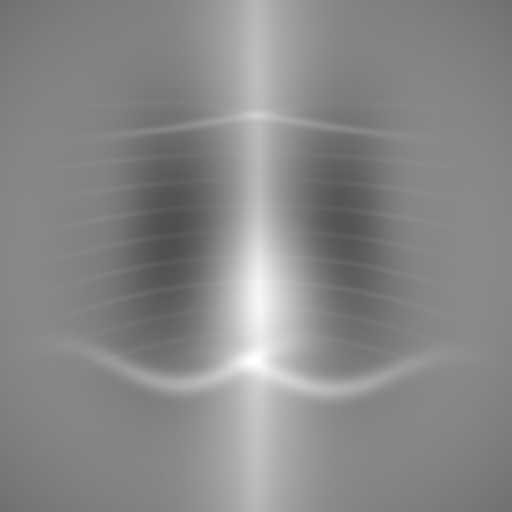
#> input picture ai_agent_adds/imaging_intelligence_agent/data/sample_images/fullres/fullres_cxr_synth_000.png, 1024 x 1024 px, found by its file name (shown at 1/2 size); the run also reads 2 pictures not shown here
$ python generate_annotated_images.py
#> lines starting #> are read from the running program, lines starting #| are printed output that depends on the picture
#!/usr/bin/env python3
"""
Generate AI-annotated versions of medical images for demo purposes.

Creates realistic radiology AI detection overlays including bounding boxes,
heatmap overlays, measurement lines, severity badges, and diagnostic labels.
"""

import os
import math
from PIL import Image, ImageDraw, ImageFont, ImageFilter

# ---------------------------------------------------------------------------
# Paths
# ---------------------------------------------------------------------------
BASE_DIR = os.path.dirname(os.path.dirname(os.path.abspath(__file__)))
SRC_DIR = os.path.join(BASE_DIR, "data", "sample_images")
FULLRES_DIR = os.path.join(SRC_DIR, "fullres")
OUT_DIR = os.path.join(SRC_DIR, "annotated")

# ---------------------------------------------------------------------------
# Colour palette
# ---------------------------------------------------------------------------
NVIDIA_GREEN = (118, 185, 0)
RED = (255, 51, 51)
ORANGE = (255, 140, 0)
CYAN = (0, 212, 255)
WHITE = (255, 255, 255)
BLACK = (0, 0, 0)
DARK_SHADOW = (0, 0, 0, 180)

# ---------------------------------------------------------------------------
# Font helpers
# ---------------------------------------------------------------------------
FONT_PATHS = [
    "/usr/share/fonts/truetype/dejavu/DejaVuSans-Bold.ttf",
    "/usr/share/fonts/truetype/liberation/LiberationSans-Bold.ttf",
    "/usr/share/fonts/truetype/dejavu/DejaVuSans.ttf",
    "/usr/share/fonts/truetype/liberation/LiberationSans-Regular.ttf",
]

_font_cache: dict = {}


def _find_system_font() -> str | None:
    for p in FONT_PATHS:
        if os.path.isfile(p):
            return p
    return None


def get_font(size: int) -> ImageFont.FreeTypeFont | ImageFont.ImageFont:
    if size in _font_cache:
        return _font_cache[size]
    path = _find_system_font()
    if path:
        font = ImageFont.truetype(path, size)
    else:
        font = ImageFont.load_default()
    _font_cache[size] = font
    return font


# ---------------------------------------------------------------------------
# Drawing helpers
# ---------------------------------------------------------------------------

def draw_text_with_shadow(draw: ImageDraw.ImageDraw, xy, text: str, font,
                          fill=WHITE, shadow_fill=BLACK, offset=2):
    """Draw text with a dark shadow for readability on grayscale backgrounds."""
    x, y = xy
    # Draw shadow in 4 directions for thickness
    for dx, dy in [(-offset, -offset), (offset, -offset),
                   (-offset, offset), (offset, offset),
                   (0, offset), (0, -offset), (offset, 0), (-offset, 0)]:
        draw.text((x + dx, y + dy), text, font=font, fill=shadow_fill)
    draw.text((x, y), text, font=font, fill=fill)


def draw_badge(draw: ImageDraw.ImageDraw, xy, text: str, bg_color, font,
               text_color=WHITE, padding=8):
    """Draw a rounded-rectangle badge with text."""
    x, y = xy
    bbox = font.getbbox(text)
    tw, th = bbox[2] - bbox[0], bbox[3] - bbox[1]
    rx0, ry0 = x, y
    rx1 = x + tw + padding * 2
    ry1 = y + th + padding * 2
    draw.rounded_rectangle([rx0, ry0, rx1, ry1], radius=6, fill=bg_color + (220,))
    draw.text((x + padding, y + padding - bbox[1]), text, font=font, fill=text_color)
    return rx1, ry1


def draw_ai_badge(draw: ImageDraw.ImageDraw, img_w: int):
    """Draw small 'AI' badge in NVIDIA green at top-right."""
    font = get_font(20)
    text = "AI"
    bbox = font.getbbox(text)
    tw, th = bbox[2] - bbox[0], bbox[3] - bbox[1]
    pad = 6
    x = img_w - tw - pad * 2 - 10
    y = 10
    draw.rounded_rectangle([x, y, x + tw + pad * 2, y + th + pad * 2],
                           radius=4, fill=NVIDIA_GREEN + (230,))
    draw.text((x + pad, y + pad - bbox[1]), text, font=font, fill=WHITE)


def add_green_border(img: Image.Image, width: int = 2) -> Image.Image:
    """Add a thin NVIDIA green border around the image."""
    draw = ImageDraw.Draw(img)
    w, h = img.size
    for i in range(width):
        draw.rectangle([i, i, w - 1 - i, h - 1 - i], outline=NVIDIA_GREEN + (255,))
    return img


def load_source(path: str, target_size: int | None = None) -> Image.Image:
    """Load a grayscale source image and convert to RGBA."""
    img = Image.open(path).convert("RGBA")
    if target_size and img.size[0] != target_size:
        img = img.resize((target_size, target_size), Image.LANCZOS)
    return img


def save_annotated(img: Image.Image, name: str):
    """Save the annotated image as PNG."""
    # Flatten to RGB (drop alpha) then save
    out = Image.new("RGB", img.size, (0, 0, 0))
    out.paste(img, mask=img.split()[3])
    add_green_border(out)
    out.save(os.path.join(OUT_DIR, name), "PNG")
    print(f"  -> Saved {name} ({out.size[0]}x{out.size[1]})")


def draw_dashed_line(draw, start, end, fill, width=2, dash_len=12, gap_len=8):
    """Draw a dashed line between two points."""
    x0, y0 = start
    x1, y1 = end
    length = math.hypot(x1 - x0, y1 - y0)
    if length == 0:
        return
    dx = (x1 - x0) / length
    dy = (y1 - y0) / length
    pos = 0
    while pos < length:
        seg_end = min(pos + dash_len, length)
        draw.line([(x0 + dx * pos, y0 + dy * pos),
                    (x0 + dx * seg_end, y0 + dy * seg_end)],
                   fill=fill, width=width)
        pos = seg_end + gap_len


# ===========================================================================
# Image 1: Normal CXR
# ===========================================================================
def annotate_cxr_normal():
    print("1. fullres_cxr_synth_000 — Normal CXR")
    img = load_source(os.path.join(FULLRES_DIR, "fullres_cxr_synth_000.png"))
    overlay = Image.new("RGBA", img.size, (0, 0, 0, 0))
#> overlay: PIL image 1024x1024 RGBA; every value is 0
    draw = ImageDraw.Draw(overlay)
    w, h = img.size

    # --- Measurement grid: CTR lines ---
    # Thorax line (full width at mid-height)
    thorax_y = int(h * 0.48)
    thorax_x0 = int(w * 0.18)
    thorax_x1 = int(w * 0.82)
    draw_dashed_line(draw, (thorax_x0, thorax_y), (thorax_x1, thorax_y),
                     fill=CYAN + (180,), width=2, dash_len=14, gap_len=8)
    # Small end-caps
    for x in [thorax_x0, thorax_x1]:
        draw.line([(x, thorax_y - 10), (x, thorax_y + 10)], fill=CYAN + (180,), width=2)

    # Heart line (~40% of thorax width, centred slightly left)
    heart_cx = int(w * 0.47)
    heart_half = int((thorax_x1 - thorax_x0) * 0.24)
    heart_y = int(h * 0.52)
    draw_dashed_line(draw, (heart_cx - heart_half, heart_y),
                     (heart_cx + heart_half, heart_y),
                     fill=NVIDIA_GREEN + (200,), width=2, dash_len=10, gap_len=6)
    for x in [heart_cx - heart_half, heart_cx + heart_half]:
        draw.line([(x, heart_y - 10), (x, heart_y + 10)],
                  fill=NVIDIA_GREEN + (200,), width=2)

    # CTR label near measurement
    font_sm = get_font(18)
    draw_text_with_shadow(draw, (heart_cx + heart_half + 8, heart_y - 10),
                          "CTR 0.48", font_sm, fill=NVIDIA_GREEN)

    # --- NORMAL badge top-left ---
    font_badge = get_font(28)
    draw_badge(draw, (20, 20), "NORMAL", NVIDIA_GREEN, font_badge)

    # --- Bottom label ---
    font_label = get_font(22)
    draw_text_with_shadow(draw, (20, h - 50),
                          "AI Analysis: No acute findings. CTR 0.48 (normal)",
                          font_label, fill=NVIDIA_GREEN)

    # --- AI badge ---
    draw_ai_badge(draw, w)

    img = Image.alpha_composite(img, overlay)
    save_annotated(img, "fullres_cxr_synth_000_annotated.png")
#|   -> Saved fullres_cxr_synth_000_annotated.png (1024x1024)


# ===========================================================================
# Image 2: Consolidation
# ===========================================================================
def annotate_cxr_consolidation():
    print("2. fullres_cxr_synth_001 — Consolidation")
    img = load_source(os.path.join(FULLRES_DIR, "fullres_cxr_synth_001.png"))
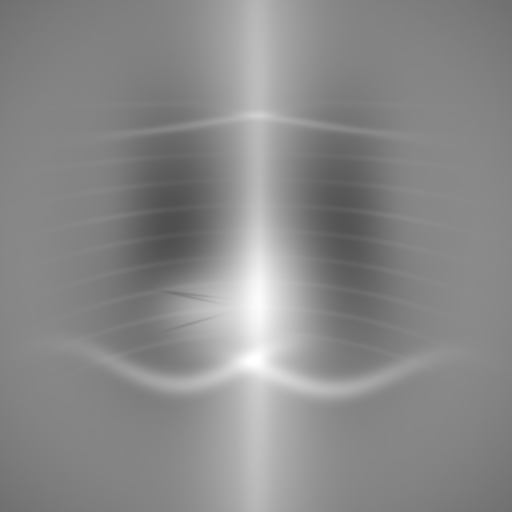
#> input picture ai_agent_adds/imaging_intelligence_agent/data/sample_images/fullres/fullres_cxr_synth_001.png, 1024 x 1024 px, found by its file name (shown at 1/2 size)
    overlay = Image.new("RGBA", img.size, (0, 0, 0, 0))
    draw = ImageDraw.Draw(overlay)
    w, h = img.size

    # --- Semi-transparent red/orange region on left lower lobe ---
    # Approximate ellipse in lower-left lung field
    region_cx, region_cy = int(w * 0.62), int(h * 0.68)
    region_rx, region_ry = int(w * 0.14), int(h * 0.13)
    region_overlay = Image.new("RGBA", img.size, (0, 0, 0, 0))
    rdraw = ImageDraw.Draw(region_overlay)
    rdraw.ellipse([region_cx - region_rx, region_cy - region_ry,
                   region_cx + region_rx, region_cy + region_ry],
                  fill=(255, 80, 20, 100))
    # Blur for heat-map feel
    region_overlay = region_overlay.filter(ImageFilter.GaussianBlur(radius=18))
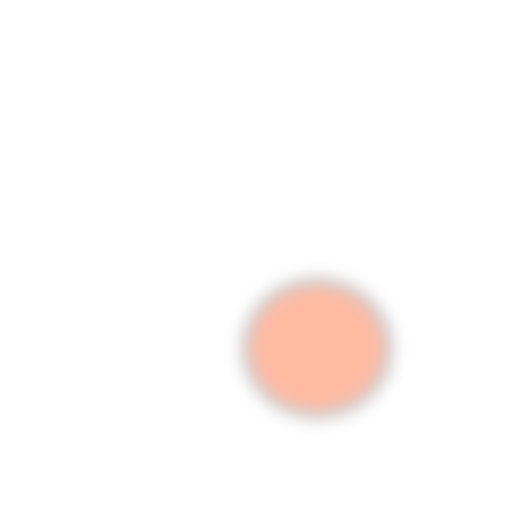
#> region_overlay: PIL image 1024x1024 RGBA (shown at 1/2 size); mean R, G, B, A 14.6, 4.6, 1.1, 5.7; transparent parts drawn white
    img = Image.alpha_composite(img, region_overlay)
    # Re-create overlay for crisp annotations
    overlay = Image.new("RGBA", img.size, (0, 0, 0, 0))
    draw = ImageDraw.Draw(overlay)

    # Bounding box
    bx0 = region_cx - region_rx - 20
    by0 = region_cy - region_ry - 20
    bx1 = region_cx + region_rx + 20
    by1 = region_cy + region_ry + 20
    draw.rectangle([bx0, by0, bx1, by1], outline=RED + (220,), width=3)

    # Label above box
    font_label = get_font(22)
    draw_text_with_shadow(draw, (bx0, by0 - 30),
                          "Consolidation \u2014 85% confidence", font_label, fill=RED)

    # Measurement
    font_sm = get_font(18)
    draw_text_with_shadow(draw, (bx0, by1 + 6), "Area: 42 cm\u00b2", font_sm, fill=CYAN)

    # CRITICAL badge
    font_badge = get_font(28)
    draw_badge(draw, (20, 20), "CRITICAL", RED, font_badge)

    draw_ai_badge(draw, w)
    img = Image.alpha_composite(img, overlay)
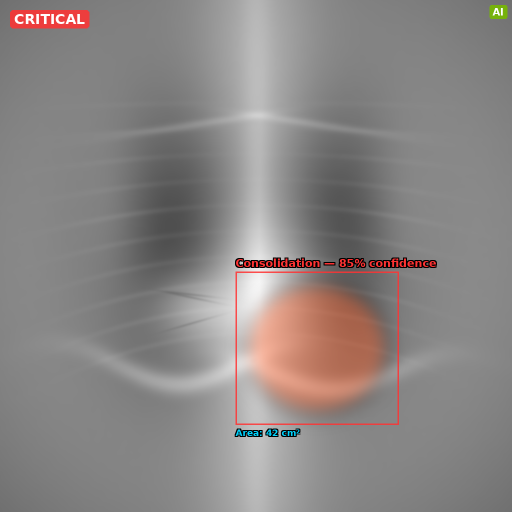
#> img: PIL image 1024x1024 RGBA (shown at 1/2 size); mean R, G, B, A 138.8, 133.8, 132.5, 255
    save_annotated(img, "fullres_cxr_synth_001_annotated.png")
#|   -> Saved fullres_cxr_synth_001_annotated.png (1024x1024)


# ===========================================================================
# Image 3: Pleural Effusion
# ===========================================================================
def annotate_cxr_effusion():
    print("3. fullres_cxr_synth_002 — Pleural Effusion")
    img = load_source(os.path.join(FULLRES_DIR, "fullres_cxr_synth_002.png"))
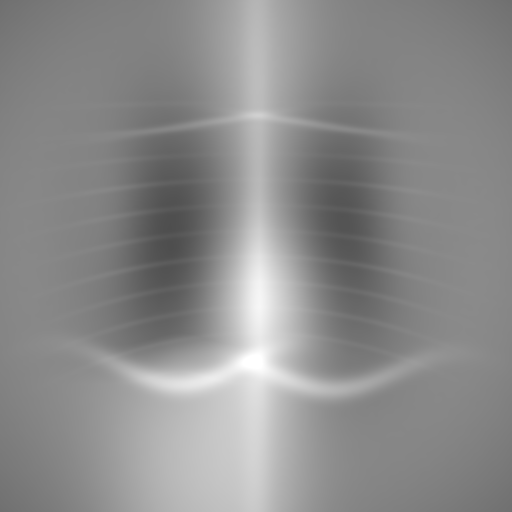
#> input picture ai_agent_adds/imaging_intelligence_agent/data/sample_images/fullres/fullres_cxr_synth_002.png, 1024 x 1024 px, found by its file name (shown at 1/2 size)
    overlay = Image.new("RGBA", img.size, (0, 0, 0, 0))
    draw = ImageDraw.Draw(overlay)
    w, h = img.size

    # --- Semi-transparent blue/cyan meniscus along bottom-right lung ---
    # Build a polygon representing a meniscus shape
    meniscus_pts = []
    cx_right = int(w * 0.35)  # right lung is on left side of image (PA view)
    base_y = int(h * 0.88)
    top_y = int(h * 0.72)
    left_x = int(w * 0.15)
    right_x = int(w * 0.50)
    # Bottom edge
    meniscus_pts.append((left_x, base_y))
    meniscus_pts.append((right_x, base_y))
    # Curved top (meniscus)
    steps = 20
    for i in range(steps + 1):
        t = i / steps
        x = right_x + (left_x - right_x) * t
        # Parabolic curve: higher at edges, lower at centre
        offset = 4 * t * (1 - t)  # peaks at 0.5
        y = base_y - (base_y - top_y) * (0.3 + 0.7 * offset)
        meniscus_pts.append((x, y))

    region_overlay = Image.new("RGBA", img.size, (0, 0, 0, 0))
    rdraw = ImageDraw.Draw(region_overlay)
    rdraw.polygon(meniscus_pts, fill=(0, 180, 255, 90))
    region_overlay = region_overlay.filter(ImageFilter.GaussianBlur(radius=10))
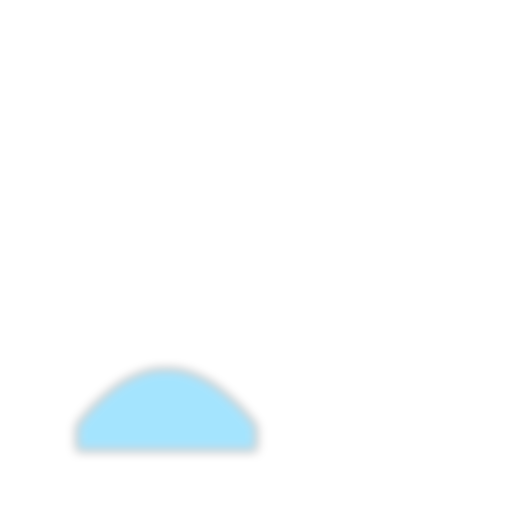
#> region_overlay: PIL image 1024x1024 RGBA (shown at 1/2 size); mean R, G, B, A 0, 7.8, 11.1, 3.9; transparent parts drawn white
    img = Image.alpha_composite(img, region_overlay)
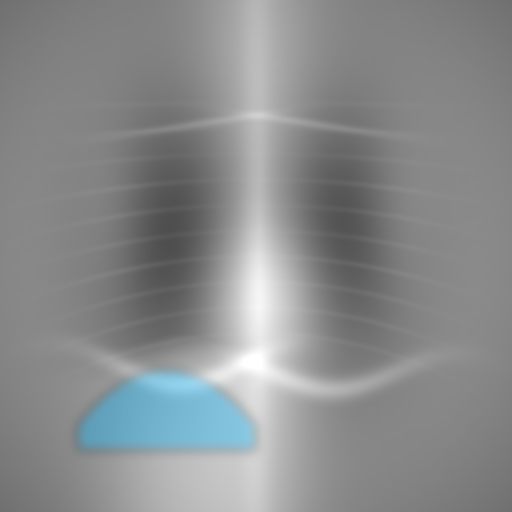
#> img: PIL image 1024x1024 RGBA (shown at 1/2 size); mean R, G, B, A 137.3, 139.7, 140.8, 255

    overlay = Image.new("RGBA", img.size, (0, 0, 0, 0))
    draw = ImageDraw.Draw(overlay)

    # Label
    font_label = get_font(22)
    draw_text_with_shadow(draw, (left_x, top_y - 35),
                          "Pleural Effusion \u2014 91% confidence", font_label, fill=CYAN)

    # Depth measurement line
    meas_x = int(w * 0.33)
    draw.line([(meas_x, base_y), (meas_x, top_y + 20)], fill=CYAN + (200,), width=2)
    draw.line([(meas_x - 8, base_y), (meas_x + 8, base_y)], fill=CYAN + (200,), width=2)
    draw.line([(meas_x - 8, top_y + 20), (meas_x + 8, top_y + 20)],
              fill=CYAN + (200,), width=2)
    font_sm = get_font(18)
    draw_text_with_shadow(draw, (meas_x + 12, int((base_y + top_y) / 2)),
                          "Depth: 4.2 cm", font_sm, fill=CYAN)

    # Moderate severity badge
    font_badge = get_font(28)
    draw_badge(draw, (20, 20), "MODERATE", ORANGE, font_badge)

    draw_ai_badge(draw, w)
    img = Image.alpha_composite(img, overlay)
    save_annotated(img, "fullres_cxr_synth_002_annotated.png")
#> call 3 of save_annotated, with name = 'fullres_cxr_synth_002_annotated.png'
#> in save_annotated (call 3), `add_green_border(out)`:
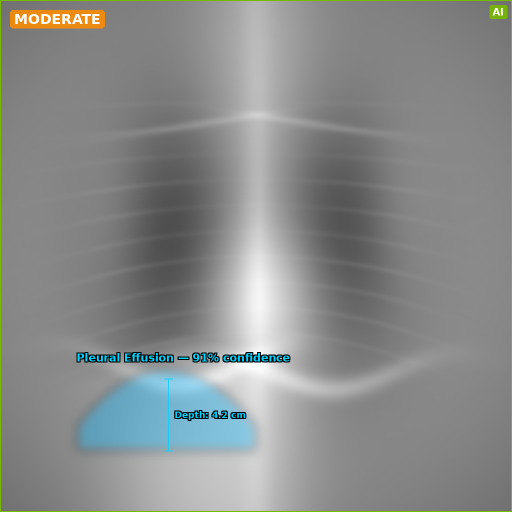
#> out: PIL image 1024x1024 RGB (shown at 1/2 size); mean R, G, B 136.6, 139.8, 138.7
#|   -> Saved fullres_cxr_synth_002_annotated.png (1024x1024)


# ===========================================================================
# Image 4: Cardiomegaly
# ===========================================================================
def annotate_cxr_cardiomegaly():
    print("4. fullres_cxr_synth_003 — Cardiomegaly")
    img = load_source(os.path.join(FULLRES_DIR, "fullres_cxr_synth_003.png"))
#> (the rest of the program and of its run is left out)
